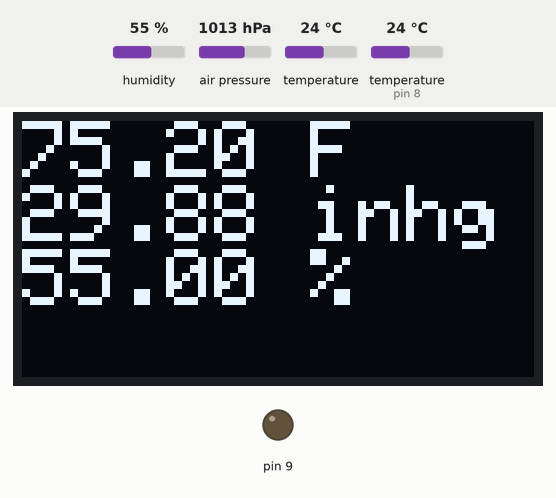
A sketch run on a simulated Arduino Uno, built with avr-gcc and run on an emulated ATmega328P. Shown: 128×64 one-colour display, output pins drawn as LEDs (lit = HIGH). The test bench sets the inputs (shaded band); at power-on: air pressure 1013 hPa, humidity 55 %, temperature 24 °C, temperature (sensor on pin 8) 24 °C. The display library's start-up logo is not drawn.

Above: at 3.2 s.
3.3 s: air pressure set to 986 hPa
At 6.6 s:
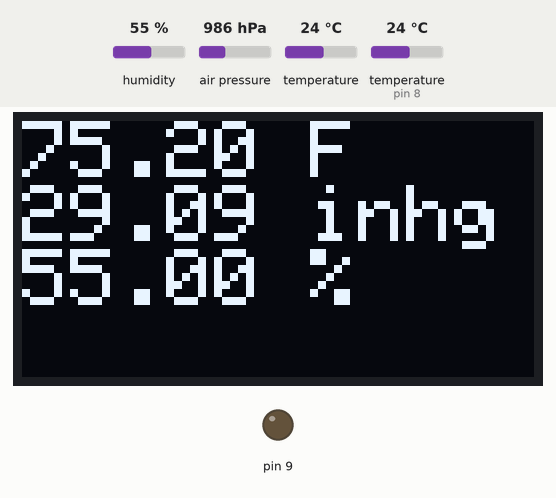
8.1 s: air pressure set to 981 hPa
At 14.5 s:
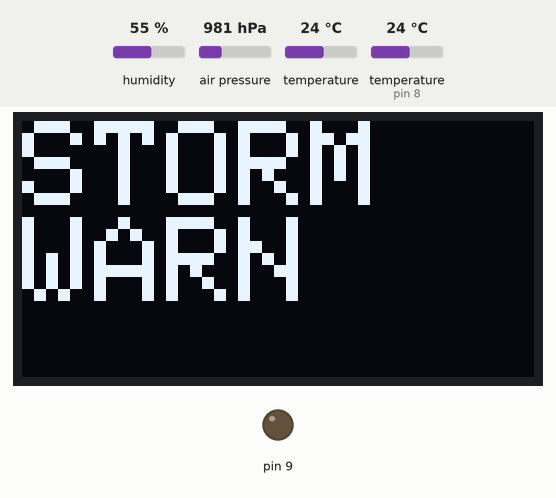
14.8 s: humidity set to 22 %
At 16.9 s:
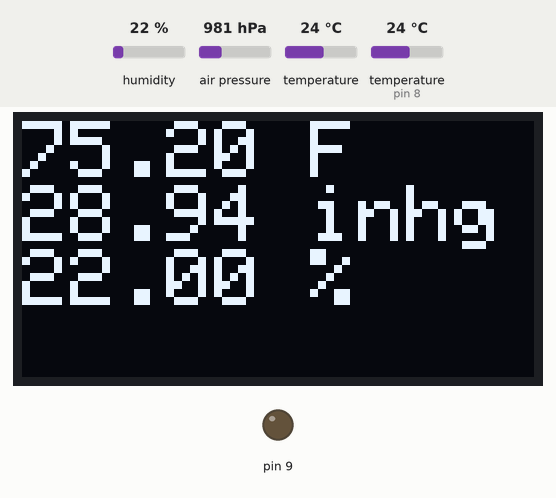
19.6 s: temperature (sensor 0) set to 12 °C
At 22.2 s:
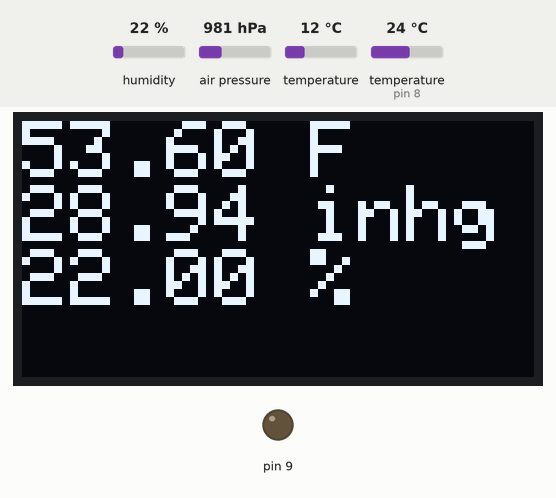
24.4 s: humidity set to 40 %
At 27.4 s:
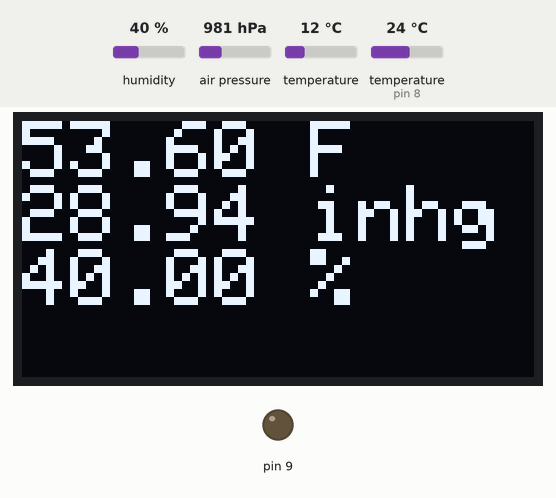
29.2 s: humidity set to 68 %
At 32.7 s:
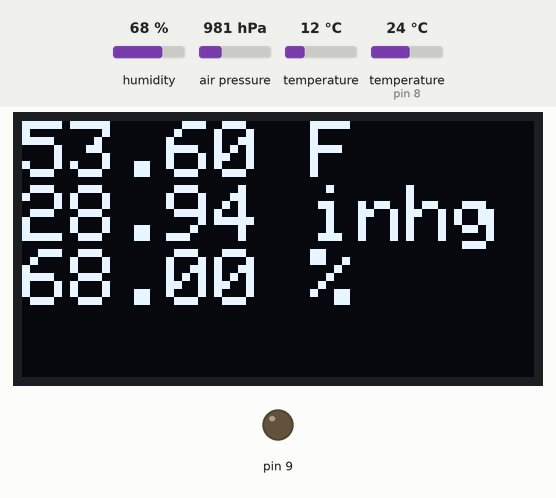
Timing chart, 0 to 35.0 s (numbered marks = the images above; inputs shaded):
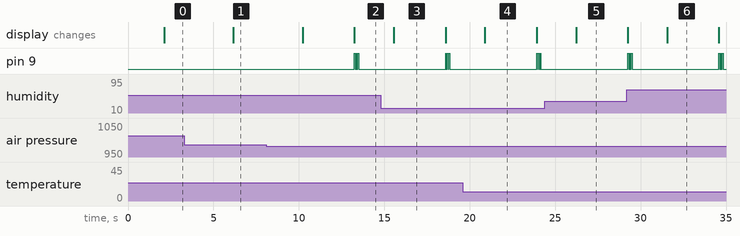

The sketch:

ultimateweather.ino
```cpp
//ULTIMATE ARDUINO WEATHER STATION
//V1.3
//learnelectronics
//12-11-2016

#include <Wire.h>
#include <SPI.h>
#include <Adafruit_Sensor.h>
#include <Adafruit_BMP280.h>
#include <Adafruit_GFX.h>
#include <Adafruit_SSD1306.h>
#include "DHT.h"

#define DHTPIN 8
#define DHTTYPE DHT11
#define OLED_RESET 4
Adafruit_SSD1306 display(OLED_RESET);

#define LOGO16_GLCD_HEIGHT 16
#define LOGO16_GLCD_WIDTH  16
static const unsigned char PROGMEM logo16_glcd_bmp[] =
{ B00000000, B11000000,
  B00000001, B11000000,
  B00000001, B11000000,
  B00000011, B11100000,
  B11110011, B11100000,
  B11111110, B11111000,
  B01111110, B11111111,
  B00110011, B10011111,
  B00011111, B11111100,
  B00001101, B01110000,
  B00011011, B10100000,
  B00111111, B11100000,
  B00111111, B11110000,
  B01111100, B11110000,
  B01110000, B01110000,
  B00000000, B00110000 };


Adafruit_BMP280 bme; // I2C
DHT dht(DHTPIN, DHTTYPE);

void setup() {
  pinMode(9,OUTPUT);
  Serial.begin(9600);
  dht.begin();
  display.begin(SSD1306_SWITCHCAPVCC, 0x3C);
   display.display();
  delay(2000);

  // Clear the buffer.
  display.clearDisplay();


  if (!bme.begin()) {
    Serial.println("Could not find a valid BMP280 sensor, check wiring!");
    while (1);
  }
}

void loop() {

    float mytemp=(bme.readTemperature()*1.8 + 32);
    float mypress=(bme.readPressure()*.000295);
    float h = dht.readHumidity();
     display.setTextSize(2);
  display.setTextColor(WHITE);
  display.setCursor(0,0);
  display.clearDisplay();
  display.print(mytemp);
  display.println(" F");
  display.print(mypress);
  display.println(" inhg");
  display.print(h);
  display.println(" %");
  display.display();
  delay(3000);
  if(mypress<29){
    display.setTextSize(3);
  display.setTextColor(WHITE);
  display.setCursor(0,0);
  display.clearDisplay();
  display.println("STORM");
  display.println("WARN");
  display.display();
  digitalWrite(9,HIGH);
  delay(50);
  digitalWrite(9,LOW);
  delay(50);
   digitalWrite(9,HIGH);
  delay(50);
  digitalWrite(9,LOW);
  delay(50);
   digitalWrite(9,HIGH);
  delay(50);
  digitalWrite(9,LOW);
  delay(1000);

  }
  delay(1000);


}
```

Measured:
- the behaviour switches between 984 and 983 hPa on air pressure (found by bisection; images 1 and 2)
- after the input at 3.3 s, the display: changes after 2.9 s (image 1)
- after the input at 8.1 s, pin 9: alternates HIGH for 0.05 s and LOW for 0.05 s, 6 changes in all, then stays LOW, starting after 5.2 s; the display: first changes after 2.1 s (image 2 shows a later state)
- after the input at 14.8 s, the display: changes after 0.76 s (image 3)
- after the input at 19.6 s, the display: changes after 1.3 s (image 4)
- after the input at 24.4 s, the display: changes after 1.8 s (image 5)
- after the input at 29.2 s, the display: first differs from a run without the input after 2.4 s (image 6)
